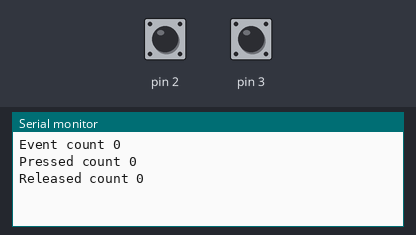
Bench run of a sketch on a simulated Arduino Uno, built with avr-gcc and run on an emulated ATmega328P. Parts: the last lines printed to the serial monitor. Inputs (shaded band) come from the test bench; at power-on: pin 2 LOW, pin 3 LOW.

Above: at 1.2 s.
1.3 s: pin 2 driven HIGH
At 1.9 s:
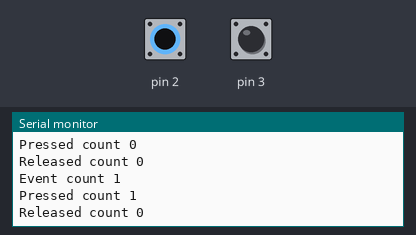
2.8 s: pin 3 driven HIGH
At 4.0 s:
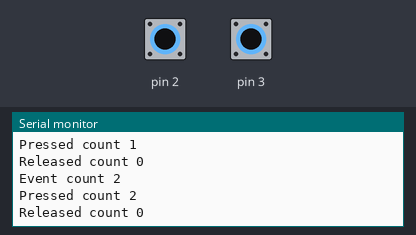
4.3 s: pin 2 driven LOW
At 5.4 s:
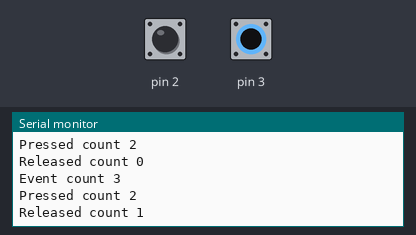
5.8 s: pin 3 driven LOW
At 6.5 s:
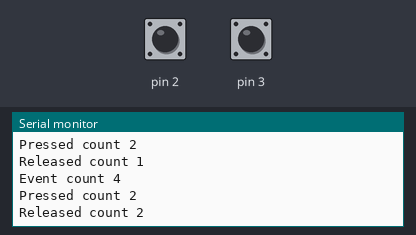
Timing chart, 0 to 8.3 s (numbered marks = the images above; inputs shaded):
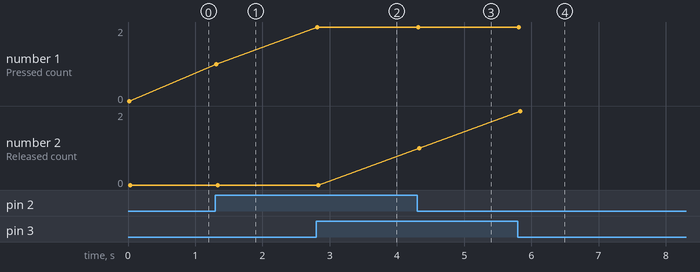

Measured:
- after the input at 1.3 s, the serial monitor: prints a new line at once (image 1)
- after the input at 2.8 s, the serial monitor: prints a new line at once (image 2)
- after the input at 4.3 s, the serial monitor: prints a new line at once (image 3)
- after the input at 5.8 s, the serial monitor: prints a new line at once (image 4)
- plotted number 1: 0 → 1 after the input at 1.3 s, 1 → 2 after the input at 2.8 s

The sketch:

button-listener.ino
```cpp
#include "src/ButtonCounter.h"
#include "src/ButtonImpl.h"

ButtonEventSource *buttonA, *buttonB;
ButtonCounter *listener;

int lastCount = NULL;

void setup() {
    Serial.begin(9600);
    buttonA = new ButtonImpl(2);
    buttonB = new ButtonImpl(3);
    listener = new ButtonCounter();
    buttonA->addListener(listener);
    buttonB->addListener(listener);
    lastCount = listener->getCount();
    printCount(lastCount);
}

void loop() {
    int count = listener->getCount();
    if (lastCount != count) {
        printCount(count);
        lastCount = count;
    }
};

void printCount(int count) {
    Serial.println(String("Event count ") + count);
    Serial.println(String("Pressed count ") + listener->getPressedCount());
    Serial.println(String("Released count ") + listener->getReleasedCount());
}
```

Button.cpp
```cpp
#include "Button.h"

ButtonEventSource::ButtonEventSource() {
    nListeners = 0;
}

bool ButtonEventSource::addListener(ButtonListener* listener) {
    if (nListeners < MAX_BUTTON_LISTENERS) {
        listeners[nListeners++] = listener;
        return true;
    } else {
        return false;
    }
}
```

Button.h
```cpp
#ifndef __BUTTON__
#define __BUTTON__

#include "event.h"

#define MAX_BUTTON_LISTENERS 5

/*
 * Button interface
 */
class Button {
   public:
    virtual bool isPressed() = 0;
};

/*
 * Interface of listeners that are notified
 * when a button generate an event
 */
class ButtonListener {
   public:
    virtual void notifyButtonPressed() = 0;
    virtual void notifyButtonReleased() = 0;
};

/*
 * The base class for buttons generating events
 * [abstract class]
 */
class ButtonEventSource : public EventSource, public Button {
   public:
    /* to add a new listener */
    bool addListener(ButtonListener* listener);

   protected:
    ButtonEventSource();

    int nListeners;
    ButtonListener* listeners[MAX_BUTTON_LISTENERS];
};
#endif
```

ButtonCounter.cpp
```cpp
#include "ButtonCounter.h"

#include "Arduino.h"

ButtonCounter::ButtonCounter() {
    pressedCount = 0;
    releasedCount = 0;
}

void ButtonCounter::notifyButtonPressed() {
    pressedCount++;
}

void ButtonCounter::notifyButtonReleased() {
    releasedCount++;
}

int ButtonCounter::getCount() {
    noInterrupts();
    int c = pressedCount + releasedCount;
    interrupts();
    return c;
}

int ButtonCounter::getPressedCount() {
    noInterrupts();
    int c = pressedCount;
    interrupts();
    return c;
}

int ButtonCounter::getReleasedCount() {
    noInterrupts();
    int c = releasedCount;
    interrupts();
    return c;
}
```

ButtonCounter.h
```cpp
#include "Button.h"

class ButtonCounter : public ButtonListener {
   private:
    volatile int pressedCount;
    volatile int releasedCount;

   public:
    ButtonCounter();

    /*
     * Get events count
     */
    int getCount();
    /*
     * Get pressed events count
     */
    int getPressedCount();
    /*
     * Get released events count
     */
    int getReleasedCount();

    /*
     * ButtonListener methods
     */
    void notifyButtonPressed();
    void notifyButtonReleased();
};
```

ButtonImpl.cpp
```cpp
#include "ButtonImpl.h"

#include "Arduino.h"

#define DEBOUNCING_TIME 30

/* ----------------------- ButtonImpl --------------- */

ButtonImpl::ButtonImpl(int pin) {
    this->pin = pin;
    pinMode(pin, INPUT);
    nListeners = 0;
    lastEventTime = millis();
    bindInterrupt(pin);
}

bool ButtonImpl::isPressed() {
    return digitalRead(pin) == HIGH;
}

/*
 * Called by the interrupt dispatcher, signaling a new interrupt
 * on the specific pin
 */
void ButtonImpl::notifyInterrupt(int pin) {
    long curr = millis();
    if (curr - lastEventTime > DEBOUNCING_TIME) {
        lastEventTime = curr;
        if (isPressed()) {
            for (int i = 0; i < nListeners; i++) {
                listeners[i]->notifyButtonPressed();
            }
        } else {
            for (int i = 0; i < nListeners; i++) {
                listeners[i]->notifyButtonReleased();
            }
        }
    }
}
```

ButtonImpl.h
```cpp
#ifndef __BUTTONIMPL__
#define __BUTTONIMPL__

#include "Button.h"

class ButtonImpl : public ButtonEventSource {
   public:
    ButtonImpl(int pin);
    bool isPressed();

   protected:
    void notifyInterrupt(int pin);

   private:
    int pin;
    /* for debouncing */
    int lastEventTime;
};

#endif
```

event.cpp
```cpp
#include "event.h"

#include "Arduino.h"

/* The singleton interrupt dispatcher, binding interrupts to event sources */
InterruptDispatcher interruptDispatcher;

/*
 * Functions called by the interrupt handlers, used to notify interrupts to
 * to the interrupt dispatcher
 */
void InterruptDispatcher::notifyInterrupt_0() {
    interruptDispatcher.notifyInterrupt(0);
}
void InterruptDispatcher::notifyInterrupt_1() {
    interruptDispatcher.notifyInterrupt(1);
}
void InterruptDispatcher::notifyInterrupt_2() {
    interruptDispatcher.notifyInterrupt(2);
}
void InterruptDispatcher::notifyInterrupt_3() {
    interruptDispatcher.notifyInterrupt(3);
}
void InterruptDispatcher::notifyInterrupt_4() {
    interruptDispatcher.notifyInterrupt(4);
}
void InterruptDispatcher::notifyInterrupt_5() {
    interruptDispatcher.notifyInterrupt(5);
}
void InterruptDispatcher::notifyInterrupt_6() {
    interruptDispatcher.notifyInterrupt(6);
}
void InterruptDispatcher::notifyInterrupt_7() {
    interruptDispatcher.notifyInterrupt(7);
}
void InterruptDispatcher::notifyInterrupt_8() {
    interruptDispatcher.notifyInterrupt(8);
}
void InterruptDispatcher::notifyInterrupt_9() {
    interruptDispatcher.notifyInterrupt(9);
}
void InterruptDispatcher::notifyInterrupt_10() {
    interruptDispatcher.notifyInterrupt(10);
}
void InterruptDispatcher::notifyInterrupt_11() {
    interruptDispatcher.notifyInterrupt(11);
}
void InterruptDispatcher::notifyInterrupt_12() {
    interruptDispatcher.notifyInterrupt(12);
}
void InterruptDispatcher::notifyInterrupt_13() {
    interruptDispatcher.notifyInterrupt(13);
}

InterruptDispatcher::InterruptDispatcher() {
    notifyFunctions[0] = notifyInterrupt_0;
    notifyFunctions[1] = notifyInterrupt_1;
    notifyFunctions[2] = notifyInterrupt_2;
    notifyFunctions[3] = notifyInterrupt_3;
    notifyFunctions[4] = notifyInterrupt_4;
    notifyFunctions[5] = notifyInterrupt_5;
    notifyFunctions[6] = notifyInterrupt_6;
    notifyFunctions[7] = notifyInterrupt_7;
    notifyFunctions[8] = notifyInterrupt_8;
    notifyFunctions[9] = notifyInterrupt_9;
    notifyFunctions[10] = notifyInterrupt_10;
    notifyFunctions[11] = notifyInterrupt_11;
    notifyFunctions[12] = notifyInterrupt_12;
    notifyFunctions[13] = notifyInterrupt_13;
}

void InterruptDispatcher::bind(int pin, EventSource* src) {
    sourceRegisteredOnPin[pin] = src;
    attachInterrupt(digitalPinToInterrupt(pin), notifyFunctions[pin], CHANGE);
}

void InterruptDispatcher::notifyInterrupt(int pin) {
    Serial.print(""); /* bug/race fix */
    sourceRegisteredOnPin[pin]->notifyInterrupt(pin);
}

/* ------------------- EventSource ----------------- */

void EventSource::bindInterrupt(int pin) {
    interruptDispatcher.bind(pin, this);
}
```

event.h
```cpp
#ifndef __EVENT__
#define __EVENT__

#define NUM_PINS 13

/**
 * Base class representing an event source
 */
class EventSource {
   public:
    /* called by the interrupt dispatcher to notify a new event */
    virtual void notifyInterrupt(int pin) = 0;

   protected:
    void bindInterrupt(int pin);
};

/**
 * Class binding interrupts to event sources
 */
class InterruptDispatcher {
   public:
    InterruptDispatcher();

    /* to bind an event source to a specific pin */
    void bind(int pin, EventSource* src);

    /* called by interrupt handlers */
    void notifyInterrupt(int pin);

   private:
    EventSource* sourceRegisteredOnPin[NUM_PINS];
    void (*notifyFunctions[NUM_PINS])() = {};

    static void notifyInterrupt_0();
    static void notifyInterrupt_1();
    static void notifyInterrupt_2();
    static void notifyInterrupt_3();
    static void notifyInterrupt_4();
    static void notifyInterrupt_5();
    static void notifyInterrupt_6();
    static void notifyInterrupt_7();
    static void notifyInterrupt_8();
    static void notifyInterrupt_9();
    static void notifyInterrupt_10();
    static void notifyInterrupt_11();
    static void notifyInterrupt_12();
    static void notifyInterrupt_13();
};

#endif
```
